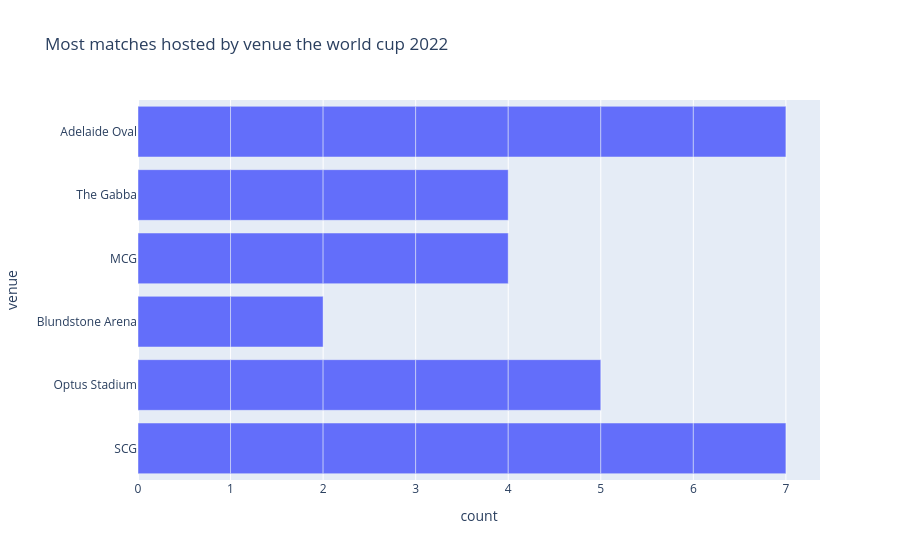

Here is the notebook cell this chart was saved with:
### Code cell
import plotly.express as px
fig=px.bar(df,y=df["venue"],title="Most matches hosted by venue the world cup 2022")
fig.show()

### Figure 1 — Plotly figure (JSON) as saved in the notebook; plotly's stock layout.template omitted (floating-point values rounded to 4 significant figures)
{"data": [{"hovertemplate": "count=%{x}<br>venue=%{y}<extra></extra>", "legendgroup": "", "marker": {"color": "#636efa", "pattern": {"shape": ""}}, "name": "", "orientation": "h", "showlegend": false, "textposition": "auto", "type": "bar", "x": [1, 1, 1, 1, 1, 1, 1, 1, 1, 1, 1, 1, 1, 1, 1, 1, 1, 1, 1, 1, 1, 1, 1, 1, 1, 1, 1, 1, 1], "xaxis": "x", "y": ["SCG", "Optus Stadium", "Blundstone Arena", "MCG", "Blundstone Arena", "Optus Stadium", "MCG", "SCG", "SCG", "Optus Stadium", "SCG", "The Gabba", "Optus Stadium", "Optus Stadium", "The Gabba", "The Gabba", "The Gabba", "Adelaide Oval", "Adelaide Oval", "SCG", "Adelaide Oval", "Adelaide Oval", "SCG", "Adelaide Oval", "Adelaide Oval", "MCG", "SCG", "Adelaide Oval", "MCG"], "yaxis": "y"}], "layout": {"barmode": "relative", "legend": {"tracegroupgap": 0}, "title": {"text": "Most matches hosted by venue the world cup 2022"}, "xaxis": {"anchor": "y", "domain": [0, 1], "title": {"text": "count"}}, "yaxis": {"anchor": "x", "domain": [0, 1], "title": {"text": "venue"}}}}
